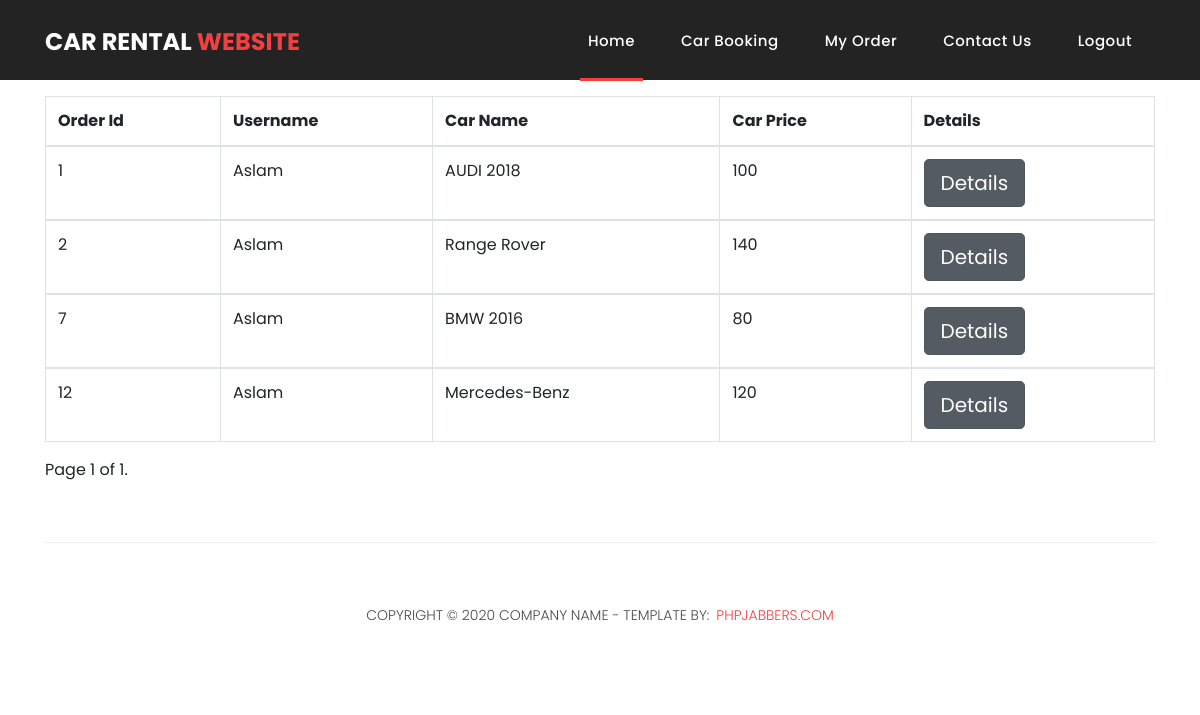
Page /user_order_list/ (signed in) on the committed database.
### carbooking/models.py (models this page shows, shortened)
class Booking(models.Model):
    user = models.ForeignKey(settings.AUTH_USER_MODEL, on_delete=models.CASCADE, null=True, blank=True)
    pick_up_location = models.CharField(max_length=200)
    return_location = models.CharField(max_length=200)
    Pick_up_date_time = models.DateTimeField(default=datetime.now, blank=True)
    return_date_time = models.DateTimeField()
    full_name = models.CharField(max_length=50)
    car = models.ForeignKey(Car, on_delete=models.CASCADE, null=True, blank=True)
    email_address = models.EmailField()
    phone = models.IntegerField()
    status = models.CharField(max_length = 100, choices = choices, default="In Progress")

class Car(models.Model):
    author   = models.ForeignKey(settings.AUTH_USER_MODEL, on_delete=models.CASCADE, null=True, blank=True)
    image = models.ImageField(upload_to="images/", blank=True)
    car_name = models.CharField(max_length=100)
    car_drive_type = models.CharField(max_length=30)
    num_of_seats = models.IntegerField()
    num_of_luggages = models.IntegerField()
    num_of_doors = models.IntegerField()
    cost_par_day = models.CharField(max_length=50)
    content = models.TextField()
    isBooked = models.BooleanField(default=False)
    def __str__(self):
        return self.car_name

### carbooking/views.py (the view)
# urls.py: path('user_order_list/', views.user_order_list, name='user_order_list'),
def user_order_list(request):
    userId = None
    if request.user.is_authenticated:
        userId = request.user.id
    else:
        pass
    order = Booking.objects.filter(user=userId)
    paginator           = Paginator(order, 5) # Show 3 order per page.
    page_number         = request.GET.get('page')
    order_with_pagination = paginator.get_page(page_number)
    context = {
        'order_with_pagination': order_with_pagination
    }
    return render(request, 'user_order_list.html', context)

### templates/user_order_list.html (shortened to what this page needs)
{% extends 'base.html' %}
{% block content %}
<br><br><br><br>
<table class="table table-bordered">
  <thead>
    <tr>
      <th>Order Id</th>
      <th>Username</th>
      <th>Car Name</th>
      <th>Car Price</th>
      <th>Details</th>
    </tr>
  </thead>
{% for order in order_with_pagination %}
  <tbody>
    <tr>
      <td>{{order.id}}</td>
      <td>{{order.user}}</td>
      <td>{{order.car}}</td>
      <td>{{order.car.cost_par_day}}</td>
      <td><a href="{% url 'order_detail' order.id %}" class="btn btn-secondary btn-lg active" role="button" aria-pressed="true">Details</a></td>
    </tr>
  </tbody>
{% endfor %}
</table>
<div class="pagination">
  <span class="step-links">
      <span class="current">
          Page {{ order_with_pagination.number }} of {{ order_with_pagination.paginator.num_pages }}.
      </span>
  </span>
</div>
{% endblock %}

### templates/base.html (shortened to what this page needs)
{% load static %}
<!DOCTYPE html>
<html lang="en">
  <head>
    <link href="{% static 'vendor/bootstrap/css/bootstrap.min.css' %}" rel="stylesheet">
    <link rel="stylesheet" href="{% static 'assets/css/fontawesome.css' %}">
    <link rel="stylesheet" href="{% static 'assets/css/style.css' %}">
    <link rel="stylesheet" href="{% static 'assets/css/owl.css' %}">
  </head>
  <body>
    <header class="">
      <nav class="navbar navbar-expand-lg">
        <div class="container">
          <a class="navbar-brand" href="{% url 'home' %}"><h2>Car Rental <em>Website</em></h2></a>
          <div class="collapse navbar-collapse" id="navbarResponsive">
            <ul class="navbar-nav ml-auto">
                <li class="nav-item active">
                    <a class="nav-link" href="{% url 'home' %}">Home</a>
                </li>
                  <li class="nav-item"><a class="nav-link" href="{% url 'cars_detail' %}">Car Booking</a></li>
                {% if user.is_authenticated %}
                  {% if user.is_staff %}
                    <li class="nav-item"><a class="nav-link" href="{% url 'order_list' %}">Manage Order</a></li>
                    <li class="nav-item dropdown">
                      <a class="nav-link dropdown-toggle" data-toggle="dropdown" href="#" role="button" aria-haspopup="true" aria-expanded="false">More</a>
                      <div class="dropdown-menu">
                        {% comment %} <a class="dropdown-item" href="{% url 'order_list' %}">Order List</a> {% endcomment %}
                        <a class="dropdown-item" href="{% url 'CarCreateView' %}">Add Car</a>
                        <a class="dropdown-item" href="{% url 'admin_home' %}">Sales Management</a>
                        <a class="dropdown-item" href="terms.html">Terms</a>
                      </div>
                    </li>
                    {% else %}
                    <li class="nav-item"><a class="nav-link" href="{% url 'user_order_list' %}">My Order</a></li>
                    <li class="nav-item"><a class="nav-link" href="{% url 'ContactCreateView' %}">Contact Us</a></li>
                  {% endif %}
                  <li class="nav-item"><a class="nav-link" href="{% url 'logout' %}">Logout</a></li>
                {% else %}
                  <li class="nav-item"><a class="nav-link" href="{% url 'signup' %}">Signup</a></li>
                  <li class="nav-item"><a class="nav-link" href="{% url 'login' %}">Login</a></li>
                {% endif %}
            </ul>
          </div>
        </div>
      </nav>
    </header>
    <div class="container">
        {% block content %}
        {% endblock %}
    </div>
    <footer>
      <div class="container">
        <div class="row">
          <div class="col-md-12">
            <div class="inner-content">
              <p>Copyright © 2020 Company Name - Template by: <a href="https://www.phpjabbers.com/">PHPJabbers.com</a></p>
            </div>
          </div>
        </div>
      </div>
    </footer>
  </body>
</html>

### static/assets/css/style.css (style rules this page uses)
body { font-family: 'Poppins', sans-serif; overflow-x: hidden; text-rendering: optimizeLegibility; -webkit-font-smoothing: antialiased; -moz-osx-font-smoothing: grayscale; }
p { margin-bottom: 0px; font-size: 14px; font-weight: 300; color: #4a4a4a; line-height: 24px; }
a { text-decoration: none!important; }
ul { padding: 0; margin: 0; list-style: none; }
h1,h2,h3,h4,h5,h6 { margin: 0px; }
header { position: absolute; z-index: 99999; width: 100%; height: 80px; background-color: #232323; -webkit-transition: all 0.3s ease-in-out 0s; -moz-transition: all 0.3s ease-in-out 0s; -o-transition: all 0.3s ease-in-out 0s; transition: all 0.3s ease-in-out 0s; }
header .navbar { padding: 17px 0px; }
.navbar .navbar-brand { float: left; margin-top: -12px; outline: none; }
.navbar .navbar-brand h2 { color: #fff; text-transform: uppercase; font-size: 24px; font-weight: 700; -webkit-transition: all .3s ease 0s; -moz-transition: all .3s ease 0s; -o-transition: all .3s ease 0s; transition: all .3s ease 0s; }
.navbar .navbar-brand h2 em { font-style: normal; color: #f33f3f; }
#navbarResponsive { z-index: 999; }
.navbar-collapse { text-align: center; }
.navbar .navbar-nav .nav-item { margin: 0px 15px; }
.navbar .navbar-nav a.nav-link { text-transform: capitalize; font-size: 15px; font-weight: 500; letter-spacing: 0.5px; color: #fff; transition: all 0.5s; margin-top: 5px; }
.navbar .navbar-nav .nav-link:hover, .navbar .navbar-nav .active>.nav-link, .navbar .navbar-nav .nav-link.active, .navbar .navbar-nav .nav-link.show, .navbar .navbar-nav .show>.nav-link { color: #fff; padding-bottom: 25px; border-bottom: 3px solid #f33f3f; }
footer { text-align: center; }
footer .inner-content { border-top: 1px solid #eee; margin-top: 60px; padding: 60px 0px; }
footer .inner-content p { text-transform: uppercase; }
footer .inner-content p a { color: #f33f3f; margin-left: 3px; }

### rows in the picture
Booking: id "1", user "Aslam", car "AUDI 2018", car.cost_par_day "100"
Booking: id "2", user "Aslam", car "Range Rover", car.cost_par_day "140"
Booking: id "7", user "Aslam", car "BMW 2016", car.cost_par_day "80"
Booking: id "12", user "Aslam", car "Mercedes-Benz", car.cost_par_day "120"

### other values in the picture
{{ order_with_pagination.number }} "1"
{{ order_with_pagination.paginator.num_pages }} "1"
